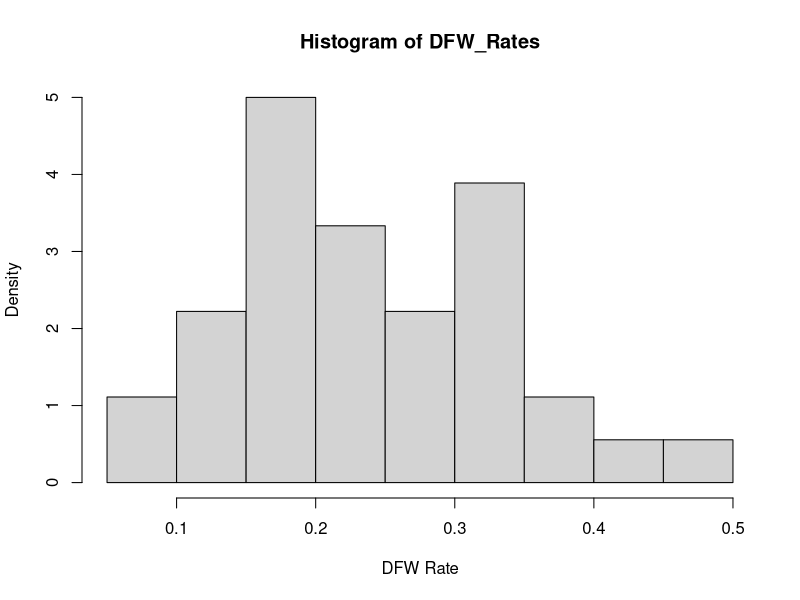
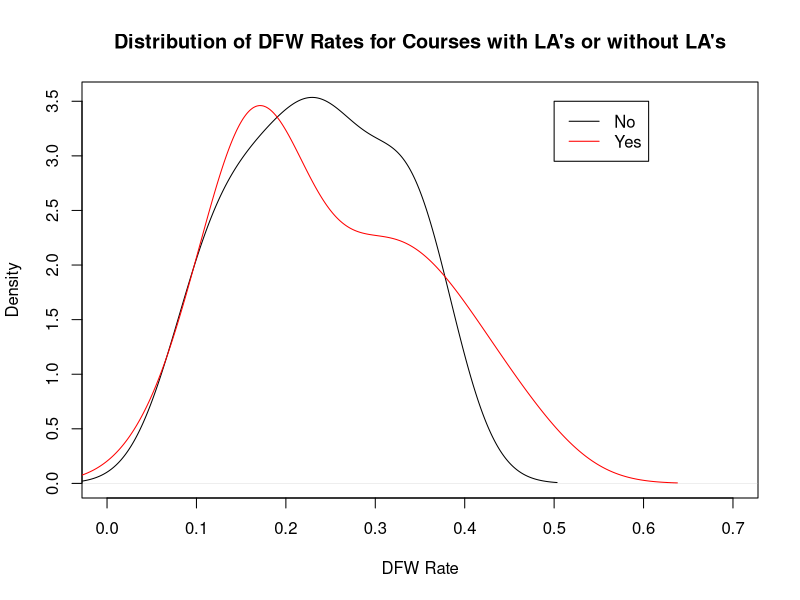
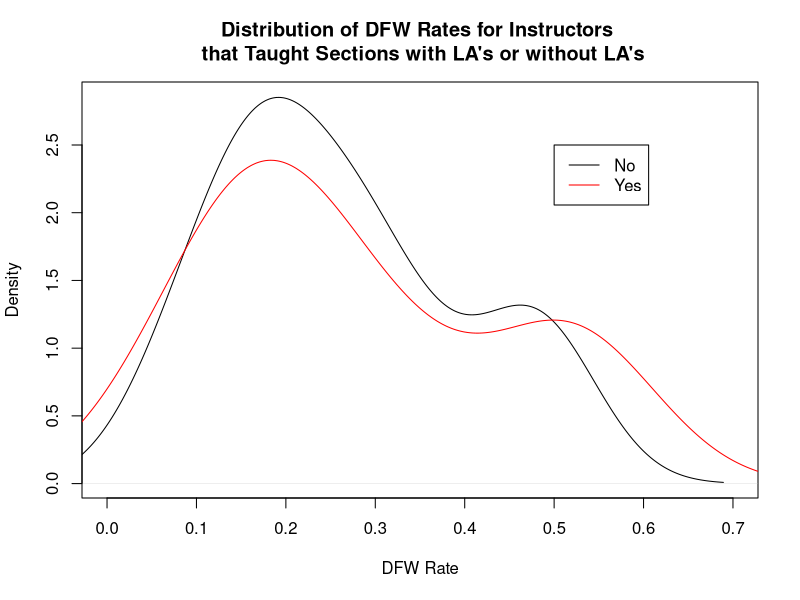
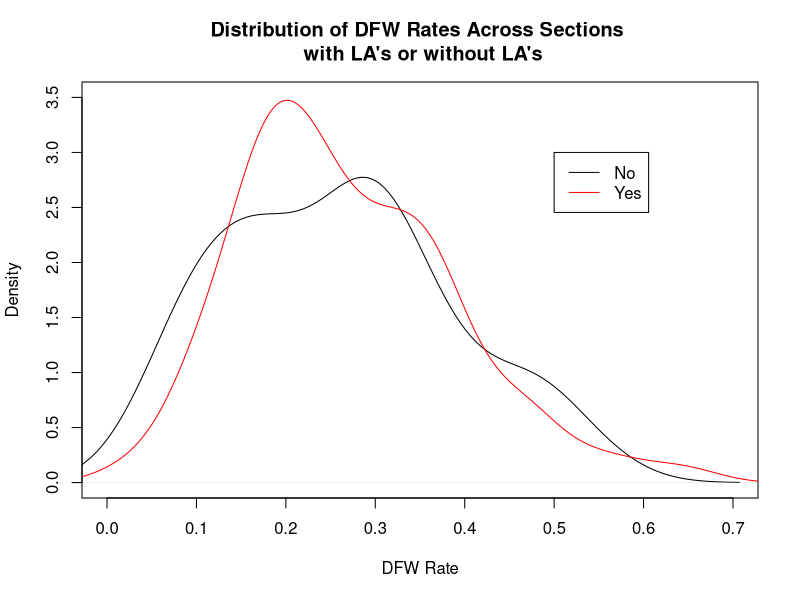
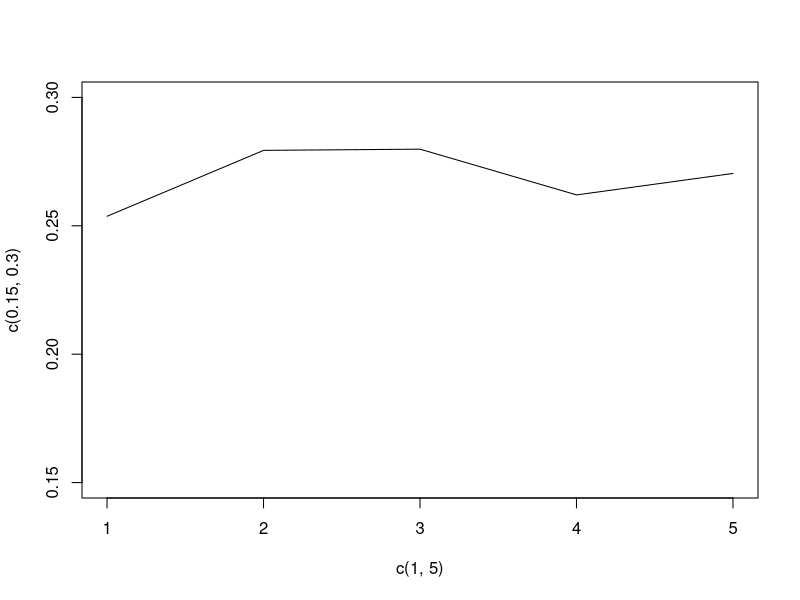

Here is the R script that generated these plots, in order:
## ---- chunk 1
knitr::opts_chunk$set(echo = FALSE)

library(tidyverse)
library(dplyr)
library(xtable)
library(ggplot2)
library(knitr)

dat = read.csv("LA_DFW_Data.csv")[,1:14]
dat = dat[-1,]
dat$DFW = dat$DF.Number+dat$W.Number
attach(dat)
## ---- chunk 2
tab1 = aggregate(DFW,list(LA,Course.Name),sum)
tab2 = aggregate(Students,list(LA,Course.Name),sum)
tab3 = cbind(tab1,round(tab1[,3]/tab2[,3],2))
colnames(tab3) = c("LA","Course","DFW.Count","DFW.Rate")
kable(tab3)

## ---- chunk 3
LA_DFW<-tab3$DFW.Rate[tab3$LA=="Yes"]
NonLA_DFW<-tab3$DFW.Rate[tab3$LA=="No"]
t.test(LA_DFW,NonLA_DFW,paired=TRUE,alternative="greater")
## ---- chunk 4
DFW_Rates<-tab3$DFW.Rate
hist(DFW_Rates,xlab="DFW Rate",prob=TRUE)
## ---- chunk 5
pair_dat = read.csv("PairedData.csv")
pair_dat$DFW = pair_dat$DF.Number+pair_dat$W.Number
attach(pair_dat)
shapiro.test(pair_dat$Avg..DFW.RATE)
Instruct_LA<-pair_dat$Avg..DFW.RATE[pair_dat$LA=="Yes"]
shapiro.test(pair_dat$Avg..DFW.RATE[pair_dat$LA=="Yes"])
Instruct_No_LA<-pair_dat$Avg..DFW.RATE[pair_dat$LA=="No"]
shapiro.test(pair_dat$Avg..DFW.RATE[pair_dat$LA=="No"])
wilcox.test(Instruct_LA,Instruct_No_LA,paired = T,alternative = "greater", exact = F)
## ---- chunk 6
plot(density(tab3$DFW.Rate[tab3$LA=="No"]),xlim=c(0,.7),main = "Distribution of DFW Rates for Courses with LA's or without LA's",xlab = "DFW Rate")
lines(density(tab3$DFW.Rate[tab3$LA=="Yes"]),col="red")
legend(x=.5,y=3.5,col = c("Black", "Red"),legend=c("No","Yes"),lwd=1)
## ---- chunk 7
plot(density(Instruct_LA),xlim=c(0,.7),main = paste("Distribution of DFW Rates for Instructors \n that Taught Sections with LA's or without LA's"),xlab = "DFW Rate")
lines(density(Instruct_No_LA),col="red")
legend(x=.5,y=2.5,col = c("Black", "Red"),legend=c("No","Yes"),lwd=1)
## ---- chunk 8
plot(density(dat$Avg..DFW.RATE[dat$LA=="Yes"]),xlim=c(0,.7),ylim=c(0,3.5),main = paste("Distribution of DFW Rates Across Sections \n with LA's or without LA's"),xlab = "DFW Rate")
lines(density(dat$Avg..DFW.RATE[dat$LA=="No"]),col="red")
legend(x=.5,y=3,col = c("Black", "Red"),legend=c("No","Yes"),lwd=1)
## ---- chunk 9
aggregate(dat$Avg..DFW.RATE,by=list(dat$Course,dat$Term),mean)
## ---- chunk 10
temp<-aggregate(dat$Avg..DFW.RATE,by=list(dat$Term),mean)
temp$Group.1=factor(temp$Group.1,levels = c("Fall 2016","Spring 2017","Fall 2017","Spring 2018","Fall 2018"))
temp2<-temp[c(1,4,2,5,3),]
plot(y=c(.15,.3),x=c(1,5),type="n")

lines(temp2)

